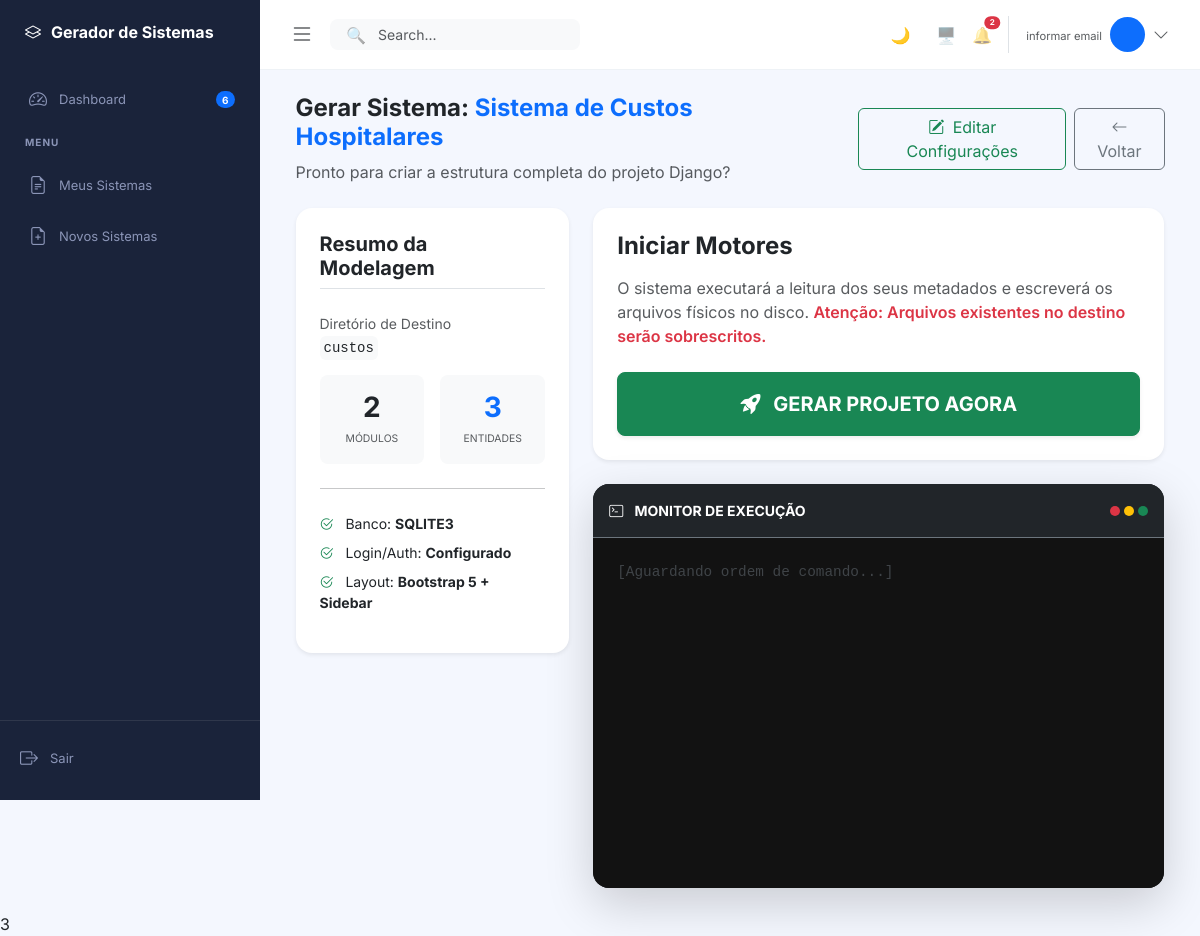
/gerar/1/, run on the app's committed database.
### sistema/models.py (models this page shows, shortened)
class Sistema(models.Model):
    BD_CHOICES = [
        ('sqlite3', 'SQLite'),
        ('postgresql', 'PostgreSQL'), # Corrigido
        ('mysql', 'MySQL'),
        ('sqlserver', 'SQL Server'),
        ('oracle', 'Oracle'),
    ]
    MENU_CHOICES = [
        ('lateral', 'Menu Lateral (Sidebar)'),
        ('superior', 'Menu Superior (Navbar)'),
    ]
    usuario = models.ForeignKey(User, on_delete=models.CASCADE)
    nome = models.CharField(max_length=100, unique=True, verbose_name="Nome do Sistema")
    descricao = models.TextField(blank=True, verbose_name="Descrição")
    caminho_geracao = models.CharField(max_length=255, blank=True, verbose_name="Pasta onde gerar o projeto")
    banco_dados = models.CharField(max_length=50, choices=BD_CHOICES, default='sqlite3', verbose_name="Banco de dados")
    tipo_menu = models.CharField(max_length=20, choices=MENU_CHOICES, default='lateral', verbose_name="Estilo do Menu")
    usar_custom_user = models.BooleanField(default=True, verbose_name="Gerar Custom User Model?")
    gerar_api_rest = models.BooleanField(default=False, verbose_name="Configurar Django Rest Framework?")
    gerar_docker = models.BooleanField(default=False, verbose_name="Gerar Dockerfile e docker-compose?")
    usar_auditoria = models.BooleanField(default=False, verbose_name="Usar Auditoria?")
    slug = models.SlugField(max_length=100)
    arquivo_zip = models.FileField(upload_to='sistemas_zip/', null=True, blank=True)
    atualizado_em = models.DateTimeField(auto_now=True)
    class Meta:
        verbose_name = "Sistema"
        verbose_name_plural = "Sistemas"

### sistema/views.py (the view)
# urls.py: path('gerar/<int:pk>/', views.gerar_sistema_view, name='gerar_sistema'),
def gerar_sistema_view(request, pk):
    sistema = get_object_or_404(Sistema, pk=pk)
    total_entidades = Entidade.objects.filter(modulo__sistema=sistema).count()
    context = {
        'sistema': sistema,
        'total_entidades': total_entidades,
    }
    return render(request, 'sistema/gerar_sistema.html', context)

### sistema/templates/sistema/gerar_sistema.html (shortened to what this page needs)
{% extends 'base.html' %}
{% block content %}
<div class="container-fluid py-4" style="width:95%;">
  <div class="d-flex flex-column flex-md-row justify-content-between align-items-md-center mb-4 gap-3">
    <div>
      <h4 class="fw-bold">
        Gerar Sistema: <span class="text-primary">{{ sistema.nome }}</span>
      </h4>
      <p class="text-muted mb-0">
        Pronto para criar a estrutura completa do projeto Django?
      </p>
    </div>
    <div class="d-flex gap-2">
      <a href="{% url 'sistema:editar_sistema' sistema.pk %}" class="btn btn-outline-success">
        <i class="bi bi-pencil-square me-1"></i> Editar Configurações
      </a>
      <a href="{% url 'sistema:lista' %}" class="btn btn-outline-secondary">
        <i class="bi bi-arrow-left"></i> Voltar
      </a>
    </div>
  </div>
  <div class="row g-4">
    <div class="col-lg-4">
      <div class="card shadow-sm border-0 rounded-4 sticky-top" style="top:20px;">
        <div class="card-body p-4">
          <h5 class="card-title fw-bold mb-4 border-bottom pb-2">Resumo da Modelagem</h5>
          <div class="mb-3">
            <label class="small text-muted d-block">Diretório de Destino</label>
            <code class="text-break small text-dark bg-light p-1 rounded">
              {{ sistema.caminho_geracao|default:"Caminho não definido" }}
            </code>
          </div>
          <div class="row g-3">
            <div class="col-6">
              <div class="p-3 bg-light rounded-3 text-center">
                <h3 class="fw-bold mb-0">{{ sistema.modulos.count }}</h3>
                <small class="text-muted text-uppercase" style="font-size: 0.65rem;">Módulos</small>
              </div>
            </div>
            <div class="col-6">
              <div class="p-3 bg-light rounded-3 text-center">
                <h3 class="fw-bold mb-0 text-primary">{{ total_entidades|default:"0" }}</h3>
                <small class="text-muted text-uppercase" style="font-size: 0.65rem;">Entidades</small>
              </div>
            </div>
          </div>
          <hr class="my-4">
          <ul class="list-unstyled small">
            <li class="mb-2"><i class="bi bi-check2-circle text-success me-2"></i> Banco: <strong>{{ sistema.banco_dados|upper }}</strong></li>
            <li class="mb-2"><i class="bi bi-check2-circle text-success me-2"></i> Login/Auth: <strong>Configurado</strong></li>
            <li class="mb-2"><i class="bi bi-check2-circle text-success me-2"></i> Layout: <strong>Bootstrap 5 + Sidebar</strong></li>
          </ul>
        </div>
      </div>
    </div>
    <div class="col-lg-8">
      <div class="card shadow-sm border-0 rounded-4 mb-4">
        <div class="card-body p-4">
          <h4 class="fw-bold mb-3 text-dark">Iniciar Motores</h4>
          <p class="text-muted mb-4">
            O sistema executará a leitura dos seus metadados e escreverá os arquivos físicos no disco.
            <span class="text-danger fw-semibold">Atenção: Arquivos existentes no destino serão sobrescritos.</span>
          </p>
          <div class="d-grid gap-2">
            <button type="button"
                    id="btn-gerar"
                    onclick="iniciarGeracao({{ sistema.pk }})"
                    class="btn btn-success btn-lg shadow-sm py-3 fw-bold">
              <i class="bi bi-rocket-takeoff-fill me-2"></i>
              <span>GERAR PROJETO AGORA</span>
            </button>
          </div>
        </div>
      </div>
      <div class="card bg-dark border-0 rounded-4 shadow-lg overflow-hidden">
        <div class="card-header bg-dark border-secondary py-3 d-flex justify-content-between align-items-center">
          <span class="text-white small fw-bold"><i class="bi bi-terminal me-2"></i> MONITOR DE EXECUÇÃO</span>
          <div class="d-flex gap-1">
            <div class="bg-danger rounded-circle" style="width: 10px; height: 10px;"></div>
            <div class="bg-warning rounded-circle" style="width: 10px; height: 10px;"></div>
            <div class="bg-success rounded-circle" style="width: 10px; height: 10px;"></div>
          </div>
        </div>
        <div class="card-body p-0">
          <div id="log-monitor"
               style="height:350px; overflow-y:auto; font-family: 'Courier New', Courier, monospace; font-size:0.9rem; background-color: #121212;"
               class="p-4 text-success">
            <div class="text-secondary opacity-50">[Aguardando ordem de comando...]</div>
          </div>
        </div>
      </div>
    </div>
  </div>
</div>
{% endblock %}

### templates/base.html (style rules this page uses)
:root { --sidebar-bg: #1a233a; --sidebar-active: #2a3552; --accent-blue: #4c6ef5; --body-bg: #f4f7fe; --text-muted: #8b95b7; }
body { background-color: var(--body-bg); font-family: 'Inter', sans-serif; }

### data on the page
Sistema: nome "Sistema de Custos Hospitalares", caminho_geracao "custos", modulos.count "2", banco_dados "SQLITE3"

### other printed values
{{ user.email|default:"informar email" }} "informar email"
{{ total_entidades|default:"0" }} "3"
